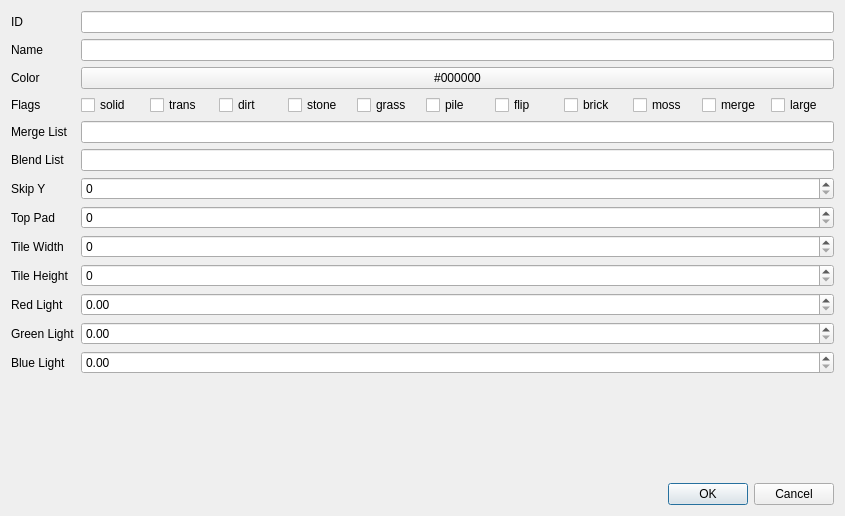
<?xml version="1.0" encoding="UTF-8"?>
<ui version="4.0">
 <class>TileEditor</class>
 <widget class="QDialog" name="TileEditor">
  <property name="geometry">
   <rect>
    <x>0</x>
    <y>0</y>
    <width>845</width>
    <height>516</height>
   </rect>
  </property>
  <property name="windowTitle">
   <string>Dialog</string>
  </property>
  <layout class="QVBoxLayout" name="verticalLayout">
   <item>
    <layout class="QFormLayout" name="formLayout_2">
     <item row="0" column="0">
      <widget class="QLabel" name="label">
       <property name="text">
        <string>ID</string>
       </property>
      </widget>
     </item>
     <item row="0" column="1">
      <widget class="QLineEdit" name="id"/>
     </item>
     <item row="1" column="0">
      <widget class="QLabel" name="label_2">
       <property name="text">
        <string>Name</string>
       </property>
      </widget>
     </item>
     <item row="1" column="1">
      <widget class="QLineEdit" name="name"/>
     </item>
     <item row="2" column="0">
      <widget class="QLabel" name="label_3">
       <property name="text">
        <string>Color</string>
       </property>
      </widget>
     </item>
     <item row="2" column="1">
      <widget class="QPushButton" name="color">
       <property name="text">
        <string>#000000</string>
       </property>
      </widget>
     </item>
     <item row="3" column="0">
      <widget class="QLabel" name="label_4">
       <property name="text">
        <string>Flags</string>
       </property>
      </widget>
     </item>
     <item row="3" column="1">
      <layout class="QHBoxLayout" name="horizontalLayout">
       <item>
        <widget class="QCheckBox" name="solid">
         <property name="text">
          <string>solid</string>
         </property>
        </widget>
       </item>
       <item>
        <widget class="QCheckBox" name="trans">
         <property name="text">
          <string>trans</string>
         </property>
        </widget>
       </item>
       <item>
        <widget class="QCheckBox" name="dirt">
         <property name="text">
          <string>dirt</string>
         </property>
        </widget>
       </item>
       <item>
        <widget class="QCheckBox" name="stone">
         <property name="text">
          <string>stone</string>
         </property>
        </widget>
       </item>
       <item>
        <widget class="QCheckBox" name="grass">
         <property name="text">
          <string>grass</string>
         </property>
        </widget>
       </item>
       <item>
        <widget class="QCheckBox" name="pile">
         <property name="text">
          <string>pile</string>
         </property>
        </widget>
       </item>
       <item>
        <widget class="QCheckBox" name="flip">
         <property name="text">
          <string>flip</string>
         </property>
        </widget>
       </item>
       <item>
        <widget class="QCheckBox" name="brick">
         <property name="text">
          <string>brick</string>
         </property>
        </widget>
       </item>
       <item>
        <widget class="QCheckBox" name="moss">
         <property name="text">
          <string>moss</string>
         </property>
        </widget>
       </item>
       <item>
        <widget class="QCheckBox" name="mergef">
         <property name="text">
          <string>merge</string>
         </property>
        </widget>
       </item>
       <item>
        <widget class="QCheckBox" name="large">
         <property name="text">
          <string>large</string>
         </property>
        </widget>
       </item>
      </layout>
     </item>
     <item row="4" column="0">
      <widget class="QLabel" name="label_5">
       <property name="text">
        <string>Merge List</string>
       </property>
      </widget>
     </item>
     <item row="4" column="1">
      <widget class="QLineEdit" name="merge"/>
     </item>
     <item row="5" column="0">
      <widget class="QLabel" name="label_6">
       <property name="text">
        <string>Blend List</string>
       </property>
      </widget>
     </item>
     <item row="5" column="1">
      <widget class="QLineEdit" name="blend"/>
     </item>
     <item row="6" column="0">
      <widget class="QLabel" name="label_7">
       <property name="text">
        <string>Skip Y</string>
       </property>
      </widget>
     </item>
     <item row="6" column="1">
      <widget class="QSpinBox" name="skipy"/>
     </item>
     <item row="7" column="0">
      <widget class="QLabel" name="label_8">
       <property name="text">
        <string>Top Pad</string>
       </property>
      </widget>
     </item>
     <item row="7" column="1">
      <widget class="QSpinBox" name="toppad"/>
     </item>
     <item row="8" column="0">
      <widget class="QLabel" name="label_9">
       <property name="text">
        <string>Tile Width</string>
       </property>
      </widget>
     </item>
     <item row="8" column="1">
      <widget class="QSpinBox" name="w"/>
     </item>
     <item row="9" column="0">
      <widget class="QLabel" name="label_10">
       <property name="text">
        <string>Tile Height</string>
       </property>
      </widget>
     </item>
     <item row="9" column="1">
      <widget class="QSpinBox" name="h"/>
     </item>
     <item row="10" column="0">
      <widget class="QLabel" name="label_11">
       <property name="text">
        <string>Red Light</string>
       </property>
      </widget>
     </item>
     <item row="10" column="1">
      <widget class="QDoubleSpinBox" name="red"/>
     </item>
     <item row="11" column="0">
      <widget class="QLabel" name="label_12">
       <property name="text">
        <string>Green Light</string>
       </property>
      </widget>
     </item>
     <item row="11" column="1">
      <widget class="QDoubleSpinBox" name="green"/>
     </item>
     <item row="12" column="0">
      <widget class="QLabel" name="blueLightLabel">
       <property name="text">
        <string>Blue Light</string>
       </property>
      </widget>
     </item>
     <item row="12" column="1">
      <widget class="QDoubleSpinBox" name="blue"/>
     </item>
    </layout>
   </item>
   <item>
    <widget class="QDialogButtonBox" name="buttonBox">
     <property name="orientation">
      <enum>Qt::Horizontal</enum>
     </property>
     <property name="standardButtons">
      <set>QDialogButtonBox::Cancel|QDialogButtonBox::Ok</set>
     </property>
    </widget>
   </item>
  </layout>
 </widget>
 <resources/>
 <connections>
  <connection>
   <sender>buttonBox</sender>
   <signal>accepted()</signal>
   <receiver>TileEditor</receiver>
   <slot>accept()</slot>
   <hints>
    <hint type="sourcelabel">
     <x>248</x>
     <y>254</y>
    </hint>
    <hint type="destinationlabel">
     <x>157</x>
     <y>274</y>
    </hint>
   </hints>
  </connection>
  <connection>
   <sender>buttonBox</sender>
   <signal>rejected()</signal>
   <receiver>TileEditor</receiver>
   <slot>reject()</slot>
   <hints>
    <hint type="sourcelabel">
     <x>316</x>
     <y>260</y>
    </hint>
    <hint type="destinationlabel">
     <x>286</x>
     <y>274</y>
    </hint>
   </hints>
  </connection>
  <connection>
   <sender>color</sender>
   <signal>clicked()</signal>
   <receiver>TileEditor</receiver>
   <slot>changeColor()</slot>
   <hints>
    <hint type="sourcelabel">
     <x>447</x>
     <y>84</y>
    </hint>
    <hint type="destinationlabel">
     <x>408</x>
     <y>246</y>
    </hint>
   </hints>
  </connection>
 </connections>
 <slots>
  <slot>changeColor()</slot>
 </slots>
</ui>
